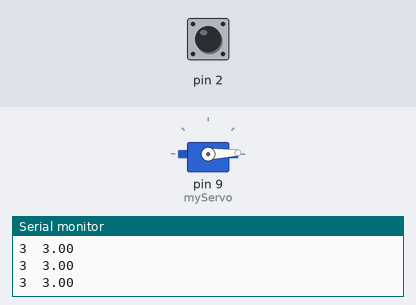
The sketch below on a simulated Arduino Uno, built with avr-gcc and run on an emulated ATmega328P. Parts: servo, the last lines printed to the serial monitor. Inputs (shaded band) come from the test bench; at power-on: pin 2 HIGH.

Above: at 1.2 s.
1.3 s: pin 2 pulled LOW for 0.15 s
At 1.8 s:
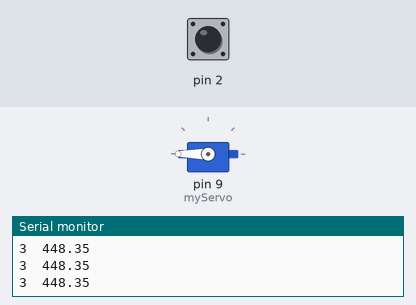
3.5 s: pin 2 pulled LOW for 1 s
At 5.05 s:
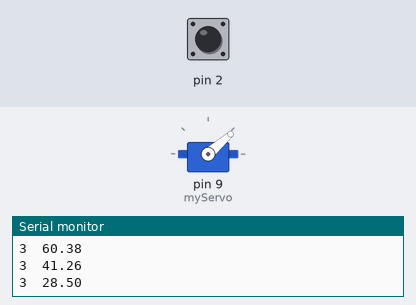
Timing chart, 0 to 6.6 s (numbered marks = the images above; inputs shaded):
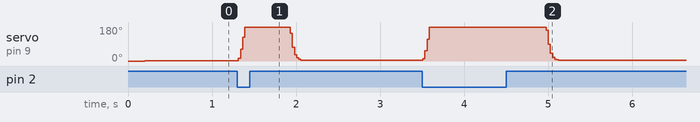

The sketch:

CapacitiveSensorAndServoSketch.ino
```cpp
#include <CapacitiveSensor.h>
#include <Servo.h>

CapacitiveSensor   cs_4_2 = CapacitiveSensor(4, 2);       // 10M resistor between pins 4 & 2, pin 2 is sensor pin, add a wire and or foil if desired

Servo myServo;

void setup()
{
  cs_4_2.set_CS_AutocaL_Millis(0xFFFFFFFF);     // turn off autocalibrate on channel 1 - just as an example
  Serial.begin(115200);
  myServo.attach(9);
}

#define READING_BUFFER_SIZE    40

int readingBuffer[READING_BUFFER_SIZE] = {0};
int currentIndex = 0;

float BufferedReadings()
{
  readingBuffer[currentIndex] = MakeReadings(10);

  currentIndex = currentIndex + 1;
  if (currentIndex == READING_BUFFER_SIZE) currentIndex = 0;

  float total1 = 0;

  for (int i = 0 ; i < READING_BUFFER_SIZE; i++)
  {
    total1 =  total1 + readingBuffer[i];
  }
  return total1 / READING_BUFFER_SIZE;
}


float MakeReadings(int howOften)
{
  float total1 = 0;
  for (int i = 0 ; i < howOften; i++)
  {
    total1 =  total1 + cs_4_2.capacitiveSensor(10);
  }
  return total1 / howOften;
}

float result = 0;

void loop()
{
  result = (result * 2.0 + BufferedReadings()) / 3.0;

  Serial.print( cs_4_2.capacitiveSensor(10));
  Serial.print("\t");
  Serial.println(result);                  // print sensor output 1

  int servoPos = result;

  if( servoPos > 180) servoPos = 180;

  myServo.write(servoPos);
}
```

Measured:
- after the input at 1.3 s, servo on pin 9 (myServo): rises from 2° to 180° in 0.08 s, then falls to 3° in 0.71 s
- after the input at 3.5 s, servo on pin 9 (myServo): rises from 3° to 180° in 0.08 s, then falls to 3° in 1.6 s
